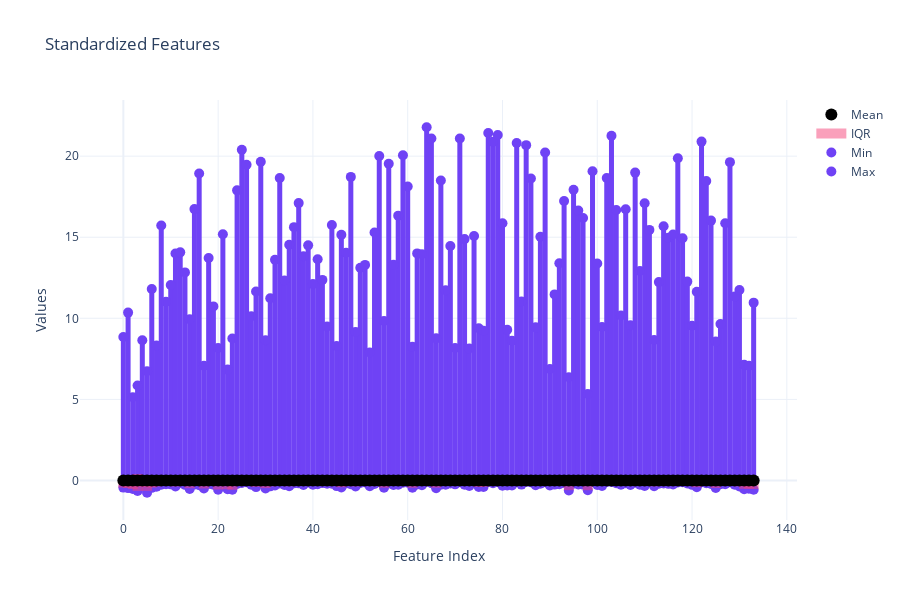
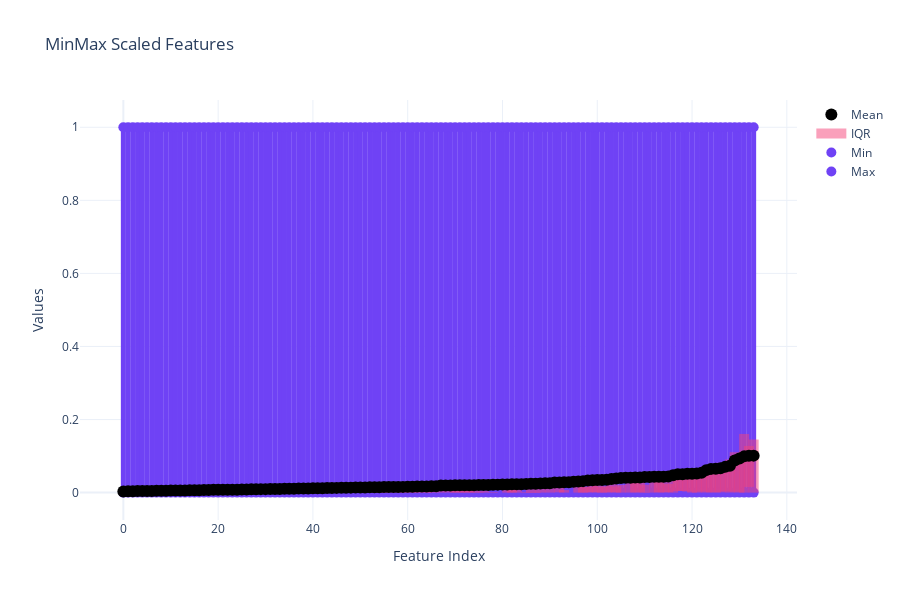

The code cell stored with these charts, in order, in its notebook:
### Code cell
plot_feature_spans(bacteria_zscaled, title="Standardized Features")
plot_feature_spans(bacteria_mmscaled, title="MinMax Scaled Features")
